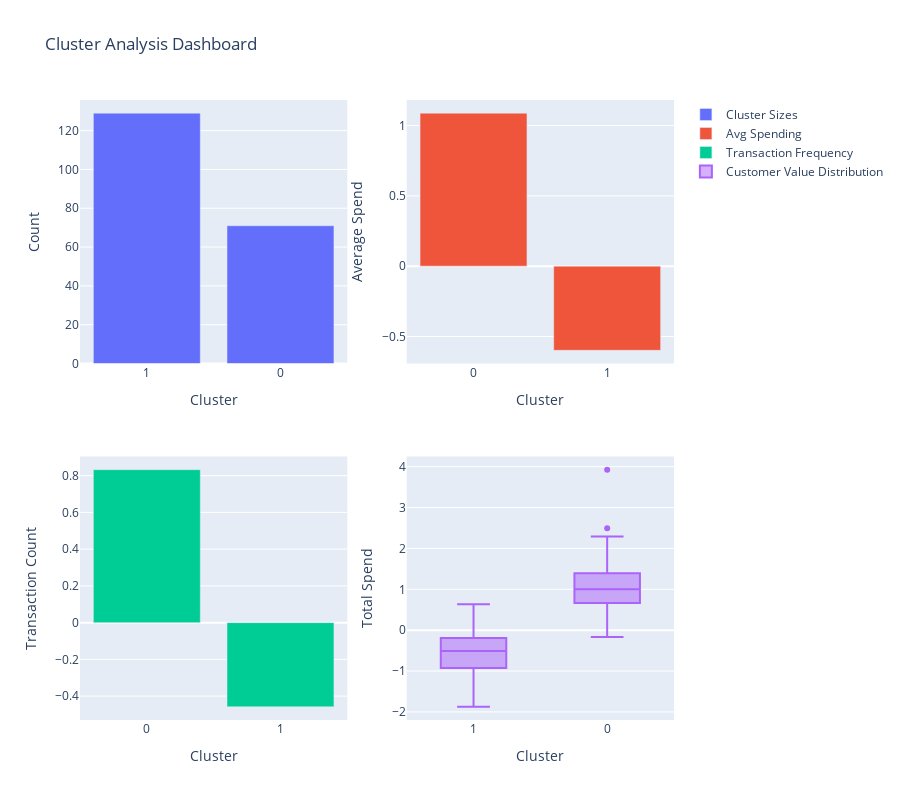

Here is the notebook cell this chart was saved with:
### Markdown cell above
# Task 3: Customer Segmentation

### Code cell
# Part 5: Advanced Customer Segmentation

class CustomerSegmentation:
    def __init__(self, customer_features):
        self.customer_features = customer_features
        self.optimal_k = None
        self.final_clusters = None
        self.cluster_model = None
        
    def prepare_features(self):
        """
        Prepare and scale features for clustering
        """
        clustering_features = [
            'Total_Spend', 'Avg_Transaction_Value', 'Transaction_Count',
            'Total_Quantity', 'Avg_Quantity'
        ]
        X = self.customer_features[clustering_features]
        return StandardScaler().fit_transform(X)
    
    def find_optimal_clusters(self, max_k=10):
        """
        Find optimal number of clusters using multiple metrics
        """
        X = self.prepare_features()
        
        metrics = {
            'inertia': [],
            'silhouette': [],
            'davies_bouldin': []
        }
        
        for k in range(2, max_k + 1):
            kmeans = KMeans(n_clusters=k, random_state=42)
            labels = kmeans.fit_predict(X)
            
            metrics['inertia'].append(kmeans.inertia_)
            metrics['silhouette'].append(silhouette_score(X, labels))
            metrics['davies_bouldin'].append(davies_bouldin_score(X, labels))
        
        # Plot metrics
        fig, axes = plt.subplots(1, 3, figsize=(15, 5))
        
        axes[0].plot(range(2, max_k + 1), metrics['inertia'])
        axes[0].set_title('Elbow Method')
        
        axes[1].plot(range(2, max_k + 1), metrics['silhouette'])
        axes[1].set_title('Silhouette Score')
        
        axes[2].plot(range(2, max_k + 1), metrics['davies_bouldin'])
        axes[2].set_title('Davies-Bouldin Score')
        
        plt.tight_layout()
        plt.show()
        
        # Select optimal k (you can modify this logic)
        self.optimal_k = np.argmin(metrics['davies_bouldin']) + 2
        return self.optimal_k
    
    def perform_clustering(self):
        """
        Perform final clustering with optimal k
        """
        X = self.prepare_features()
        self.cluster_model = KMeans(n_clusters=self.optimal_k, random_state=42)
        self.final_clusters = self.cluster_model.fit_predict(X)
        
        # Add cluster labels to customer features
        self.customer_features['Cluster'] = self.final_clusters
        
        return self.final_clusters
    
    def analyze_clusters(self):
        """
        Analyze and visualize cluster characteristics
        """
        # Cluster sizes
        cluster_sizes = self.customer_features['Cluster'].value_counts()
        
        # Select only numeric columns for analysis
        numeric_columns = self.customer_features.select_dtypes(include=[np.number]).columns
        numeric_columns = [col for col in numeric_columns if col != 'Cluster']
        
        # Cluster characteristics
        cluster_means = self.customer_features.groupby('Cluster')[numeric_columns].mean()
        
        # Visualizations
        fig = make_subplots(rows=2, cols=2)
        
        # Cluster sizes
        fig.add_trace(
            go.Bar(x=cluster_sizes.index.astype(str), 
                  y=cluster_sizes.values, 
                  name='Cluster Sizes'),
            row=1, col=1
        )
        
        # Average spending by cluster
        if 'Total_Spend' in numeric_columns:
            fig.add_trace(
                go.Bar(x=cluster_means.index.astype(str), 
                      y=cluster_means['Total_Spend'],
                      name='Avg Spending'),
                row=1, col=2
            )
        
        # Transaction frequency by cluster
        if 'Transaction_Count' in numeric_columns:
            fig.add_trace(
                go.Bar(x=cluster_means.index.astype(str),
                      y=cluster_means['Transaction_Count'],
                      name='Transaction Frequency'),
                row=2, col=1
            )
        
        # Customer value distribution by cluster
        if 'Total_Spend' in numeric_columns:
            fig.add_trace(
                go.Box(y=self.customer_features['Total_Spend'],
                      x=self.customer_features['Cluster'].astype(str),
                      name='Customer Value Distribution'),
                row=2, col=2
            )
        
        fig.update_layout(
            height=800, 
            title_text="Cluster Analysis Dashboard",
            showlegend=True
        )
        
        fig.update_xaxes(title_text="Cluster", row=1, col=1)
        fig.update_xaxes(title_text="Cluster", row=1, col=2)
        fig.update_xaxes(title_text="Cluster", row=2, col=1)
        fig.update_xaxes(title_text="Cluster", row=2, col=2)
        
        fig.update_yaxes(title_text="Count", row=1, col=1)
        fig.update_yaxes(title_text="Average Spend", row=1, col=2)
        fig.update_yaxes(title_text="Transaction Count", row=2, col=1)
        fig.update_yaxes(title_text="Total Spend", row=2, col=2)
        
        fig.show()
        
        # Print cluster summaries
        print("\nCluster Summaries:")
        print("=================")
        for cluster in sorted(cluster_means.index):
            print(f"\nCluster {cluster}:")
            print(f"Size: {cluster_sizes[cluster]} customers")
            print("Average values:")
            for col in numeric_columns:
                print(f"{col}: {cluster_means.loc[cluster, col]:.2f}")
        
        return cluster_means

# Perform customer segmentation
segmentation = CustomerSegmentation(lookalike_model.customer_features)
optimal_k = segmentation.find_optimal_clusters()
clusters = segmentation.perform_clustering()
cluster_analysis = segmentation.analyze_clusters()

# Calculate final Davies-Bouldin score
final_db_score = davies_bouldin_score(
    segmentation.prepare_features(),
    segmentation.final_clusters
)

print(f"\nFinal Davies-Bouldin Score: {final_db_score:.3f}")
print(f"Optimal number of clusters: {optimal_k}")

### Figure 1 — Plotly figure (JSON) as saved in the notebook; plotly's stock layout.template omitted (floating-point values rounded to 4 significant figures; data arrays with more than 128 entries replaced by an {"elided": "..."} marker saying what was removed)
{"data": [{"name": "Cluster Sizes", "type": "bar", "x": ["1", "0"], "xaxis": "x", "y": [129, 71], "yaxis": "y"}, {"name": "Avg Spending", "type": "bar", "x": ["0", "1"], "xaxis": "x2", "y": [1.088, -0.5989], "yaxis": "y2"}, {"name": "Transaction Frequency", "type": "bar", "x": ["0", "1"], "xaxis": "x3", "y": [0.8327, -0.4583], "yaxis": "y3"}, {"name": "Customer Value Distribution", "type": "box", "x": {"elided": "200 str values"}, "xaxis": "x4", "y": {"elided": "200 float values"}, "yaxis": "y4"}], "layout": {"height": 800, "showlegend": true, "title": {"text": "Cluster Analysis Dashboard"}, "xaxis": {"anchor": "y", "domain": [0, 0.45], "title": {"text": "Cluster"}}, "xaxis2": {"anchor": "y2", "domain": [0.55, 1], "title": {"text": "Cluster"}}, "xaxis3": {"anchor": "y3", "domain": [0, 0.45], "title": {"text": "Cluster"}}, "xaxis4": {"anchor": "y4", "domain": [0.55, 1], "title": {"text": "Cluster"}}, "yaxis": {"anchor": "x", "domain": [0.575, 1], "title": {"text": "Count"}}, "yaxis2": {"anchor": "x2", "domain": [0.575, 1], "title": {"text": "Average Spend"}}, "yaxis3": {"anchor": "x3", "domain": [0, 0.425], "title": {"text": "Transaction Count"}}, "yaxis4": {"anchor": "x4", "domain": [0, 0.425], "title": {"text": "Total Spend"}}}}
